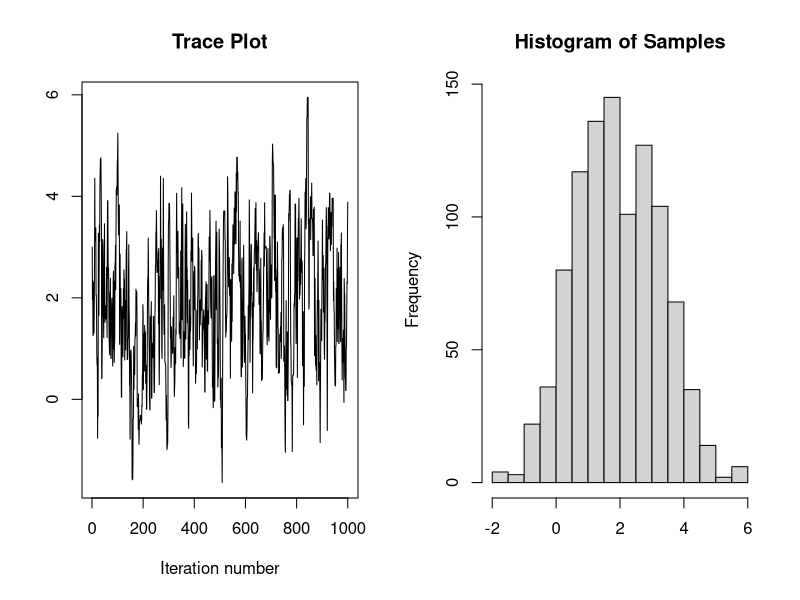

Recreate this plot in R.
#################################
# Metropolis-Hastings Algorithm #
#################################


# target distribution
target <- function(x) {
  (1/2) * (1/sqrt(2*pi)) * exp(-(x-1)^2/2) + (1/2) * (1/sqrt(2*pi)) * exp(-(x-3)^2/2)
}

x <- rep(0, 1000)   # sample storage
x[1] <- 3  # staring value
accept_cnt <- 0   # the number of acceptance


for (i in 2:1000) {
  
  # current value
  currentx <- x[i-1]
  
  # proposed value
  proposedx <- currentx + rnorm(1, mean = 0, sd = 1)   # proposal distribution: normal distribution
  
  
  # acceptance probability
  p <- min(1, target(proposedx) / target(currentx))
  
  
  if (runif(1) < p) {
    x[i] <- proposedx   # accept
    accept_cnt = accept_cnt + 1
  } else {
    x[i] <- currentx   # reject
  }
}

par(mfrow = c(1, 2))

# trace plot
plot(x, type = "l",
     main = "Trace Plot",
     xlab = "Iteration number",
     ylab = "")

# histogram
hist(x,
     main = "Histogram of Samples",
     xlab = "",
     ylab = "Frequency")

# acceptance rate
acceptance_rate <- accept_cnt / 1000
acceptance_rate
